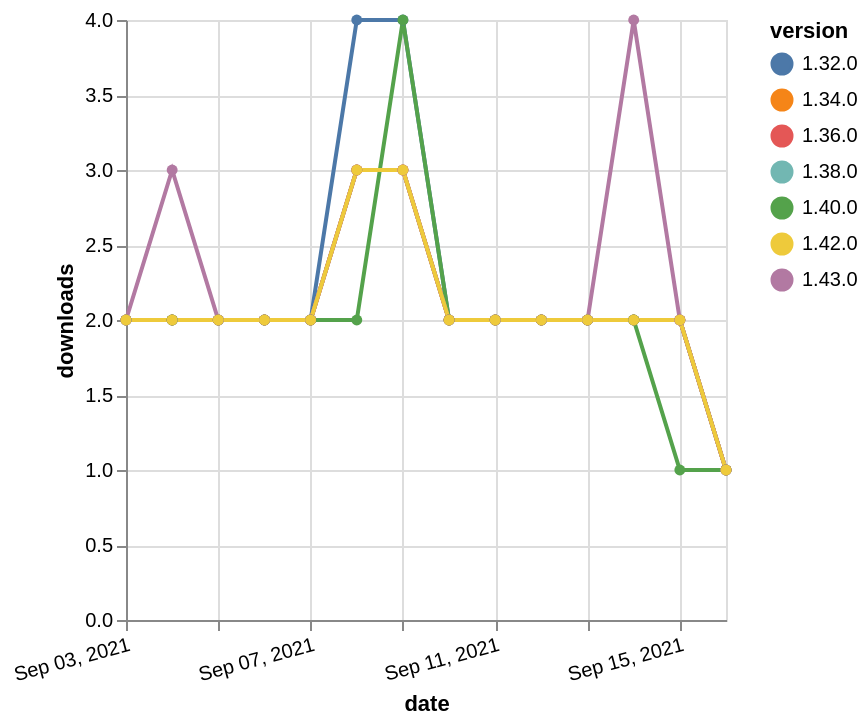

Specify this chart in Vega-Lite:
### Vega-Lite specification from a JSON file in a GitHub repository (floating-point values rounded to 4 significant figures)
{"$schema": "https://vega.github.io/schema/vega-lite/v5.json", "description": "A simple bar chart with embedded data.", "data": {"values": [{"date": "2021-09-03", "total": 2581, "delta": 2, "version": "1.34.0"}, {"date": "2021-09-04", "total": 2583, "delta": 2, "version": "1.34.0"}, {"date": "2021-09-05", "total": 2585, "delta": 2, "version": "1.34.0"}, {"date": "2021-09-06", "total": 2587, "delta": 2, "version": "1.34.0"}, {"date": "2021-09-07", "total": 2589, "delta": 2, "version": "1.34.0"}, {"date": "2021-09-08", "total": 2592, "delta": 3, "version": "1.34.0"}, {"date": "2021-09-09", "total": 2595, "delta": 3, "version": "1.34.0"}, {"date": "2021-09-10", "total": 2597, "delta": 2, "version": "1.34.0"}, {"date": "2021-09-11", "total": 2599, "delta": 2, "version": "1.34.0"}, {"date": "2021-09-12", "total": 2601, "delta": 2, "version": "1.34.0"}, {"date": "2021-09-13", "total": 2603, "delta": 2, "version": "1.34.0"}, {"date": "2021-09-14", "total": 2605, "delta": 2, "version": "1.34.0"}, {"date": "2021-09-15", "total": 2607, "delta": 2, "version": "1.34.0"}, {"date": "2021-09-16", "total": 2608, "delta": 1, "version": "1.34.0"}, {"date": "2021-09-03", "total": 3067, "delta": 2, "version": "1.32.0"}, {"date": "2021-09-04", "total": 3069, "delta": 2, "version": "1.32.0"}, {"date": "2021-09-05", "total": 3071, "delta": 2, "version": "1.32.0"}, {"date": "2021-09-06", "total": 3073, "delta": 2, "version": "1.32.0"}, {"date": "2021-09-07", "total": 3075, "delta": 2, "version": "1.32.0"}, {"date": "2021-09-08", "total": 3079, "delta": 4, "version": "1.32.0"}, {"date": "2021-09-09", "total": 3083, "delta": 4, "version": "1.32.0"}, {"date": "2021-09-10", "total": 3085, "delta": 2, "version": "1.32.0"}, {"date": "2021-09-11", "total": 3087, "delta": 2, "version": "1.32.0"}, {"date": "2021-09-12", "total": 3089, "delta": 2, "version": "1.32.0"}, {"date": "2021-09-13", "total": 3091, "delta": 2, "version": "1.32.0"}, {"date": "2021-09-14", "total": 3093, "delta": 2, "version": "1.32.0"}, {"date": "2021-09-15", "total": 3095, "delta": 2, "version": "1.32.0"}, {"date": "2021-09-16", "total": 3096, "delta": 1, "version": "1.32.0"}, {"date": "2021-09-03", "total": 2066, "delta": 2, "version": "1.38.0"}, {"date": "2021-09-04", "total": 2068, "delta": 2, "version": "1.38.0"}, {"date": "2021-09-05", "total": 2070, "delta": 2, "version": "1.38.0"}, {"date": "2021-09-06", "total": 2072, "delta": 2, "version": "1.38.0"}, {"date": "2021-09-07", "total": 2074, "delta": 2, "version": "1.38.0"}, {"date": "2021-09-08", "total": 2077, "delta": 3, "version": "1.38.0"}, {"date": "2021-09-09", "total": 2080, "delta": 3, "version": "1.38.0"}, {"date": "2021-09-10", "total": 2082, "delta": 2, "version": "1.38.0"}, {"date": "2021-09-11", "total": 2084, "delta": 2, "version": "1.38.0"}, {"date": "2021-09-12", "total": 2086, "delta": 2, "version": "1.38.0"}, {"date": "2021-09-13", "total": 2088, "delta": 2, "version": "1.38.0"}, {"date": "2021-09-14", "total": 2090, "delta": 2, "version": "1.38.0"}, {"date": "2021-09-15", "total": 2092, "delta": 2, "version": "1.38.0"}, {"date": "2021-09-16", "total": 2093, "delta": 1, "version": "1.38.0"}, {"date": "2021-09-03", "total": 2260, "delta": 2, "version": "1.36.0"}, {"date": "2021-09-04", "total": 2262, "delta": 2, "version": "1.36.0"}, {"date": "2021-09-05", "total": 2264, "delta": 2, "version": "1.36.0"}, {"date": "2021-09-06", "total": 2266, "delta": 2, "version": "1.36.0"}, {"date": "2021-09-07", "total": 2268, "delta": 2, "version": "1.36.0"}, {"date": "2021-09-08", "total": 2271, "delta": 3, "version": "1.36.0"}, {"date": "2021-09-09", "total": 2274, "delta": 3, "version": "1.36.0"}, {"date": "2021-09-10", "total": 2276, "delta": 2, "version": "1.36.0"}, {"date": "2021-09-11", "total": 2278, "delta": 2, "version": "1.36.0"}, {"date": "2021-09-12", "total": 2280, "delta": 2, "version": "1.36.0"}, {"date": "2021-09-13", "total": 2282, "delta": 2, "version": "1.36.0"}, {"date": "2021-09-14", "total": 2284, "delta": 2, "version": "1.36.0"}, {"date": "2021-09-15", "total": 2286, "delta": 2, "version": "1.36.0"}, {"date": "2021-09-16", "total": 2287, "delta": 1, "version": "1.36.0"}, {"date": "2021-09-03", "total": 1632, "delta": 2, "version": "1.40.0"}, {"date": "2021-09-04", "total": 1634, "delta": 2, "version": "1.40.0"}, {"date": "2021-09-05", "total": 1636, "delta": 2, "version": "1.40.0"}, {"date": "2021-09-06", "total": 1638, "delta": 2, "version": "1.40.0"}, {"date": "2021-09-07", "total": 1640, "delta": 2, "version": "1.40.0"}, {"date": "2021-09-08", "total": 1642, "delta": 2, "version": "1.40.0"}, {"date": "2021-09-09", "total": 1646, "delta": 4, "version": "1.40.0"}, {"date": "2021-09-10", "total": 1648, "delta": 2, "version": "1.40.0"}, {"date": "2021-09-11", "total": 1650, "delta": 2, "version": "1.40.0"}, {"date": "2021-09-12", "total": 1652, "delta": 2, "version": "1.40.0"}, {"date": "2021-09-13", "total": 1654, "delta": 2, "version": "1.40.0"}, {"date": "2021-09-14", "total": 1656, "delta": 2, "version": "1.40.0"}, {"date": "2021-09-15", "total": 1657, "delta": 1, "version": "1.40.0"}, {"date": "2021-09-16", "total": 1658, "delta": 1, "version": "1.40.0"}, {"date": "2021-09-03", "total": 1011, "delta": 2, "version": "1.43.0"}, {"date": "2021-09-04", "total": 1014, "delta": 3, "version": "1.43.0"}, {"date": "2021-09-05", "total": 1016, "delta": 2, "version": "1.43.0"}, {"date": "2021-09-06", "total": 1018, "delta": 2, "version": "1.43.0"}, {"date": "2021-09-07", "total": 1020, "delta": 2, "version": "1.43.0"}, {"date": "2021-09-08", "total": 1023, "delta": 3, "version": "1.43.0"}, {"date": "2021-09-09", "total": 1026, "delta": 3, "version": "1.43.0"}, {"date": "2021-09-10", "total": 1028, "delta": 2, "version": "1.43.0"}, {"date": "2021-09-11", "total": 1030, "delta": 2, "version": "1.43.0"}, {"date": "2021-09-12", "total": 1032, "delta": 2, "version": "1.43.0"}, {"date": "2021-09-13", "total": 1034, "delta": 2, "version": "1.43.0"}, {"date": "2021-09-14", "total": 1038, "delta": 4, "version": "1.43.0"}, {"date": "2021-09-15", "total": 1040, "delta": 2, "version": "1.43.0"}, {"date": "2021-09-16", "total": 1041, "delta": 1, "version": "1.43.0"}, {"date": "2021-09-03", "total": 1470, "delta": 2, "version": "1.42.0"}, {"date": "2021-09-04", "total": 1472, "delta": 2, "version": "1.42.0"}, {"date": "2021-09-05", "total": 1474, "delta": 2, "version": "1.42.0"}, {"date": "2021-09-06", "total": 1476, "delta": 2, "version": "1.42.0"}, {"date": "2021-09-07", "total": 1478, "delta": 2, "version": "1.42.0"}, {"date": "2021-09-08", "total": 1481, "delta": 3, "version": "1.42.0"}, {"date": "2021-09-09", "total": 1484, "delta": 3, "version": "1.42.0"}, {"date": "2021-09-10", "total": 1486, "delta": 2, "version": "1.42.0"}, {"date": "2021-09-11", "total": 1488, "delta": 2, "version": "1.42.0"}, {"date": "2021-09-12", "total": 1490, "delta": 2, "version": "1.42.0"}, {"date": "2021-09-13", "total": 1492, "delta": 2, "version": "1.42.0"}, {"date": "2021-09-14", "total": 1494, "delta": 2, "version": "1.42.0"}, {"date": "2021-09-15", "total": 1496, "delta": 2, "version": "1.42.0"}, {"date": "2021-09-16", "total": 1497, "delta": 1, "version": "1.42.0"}]}, "width": "container", "mark": {"type": "line", "point": {"filled": true}}, "encoding": {"x": {"field": "date", "type": "temporal", "timeUnit": "yearmonthdate", "title": "date", "axis": {"labelAngle": -15}}, "y": {"field": "delta", "type": "quantitative", "title": "downloads"}, "color": {"field": "version", "type": "nominal"}, "tooltip": {"field": "delta"}}}
